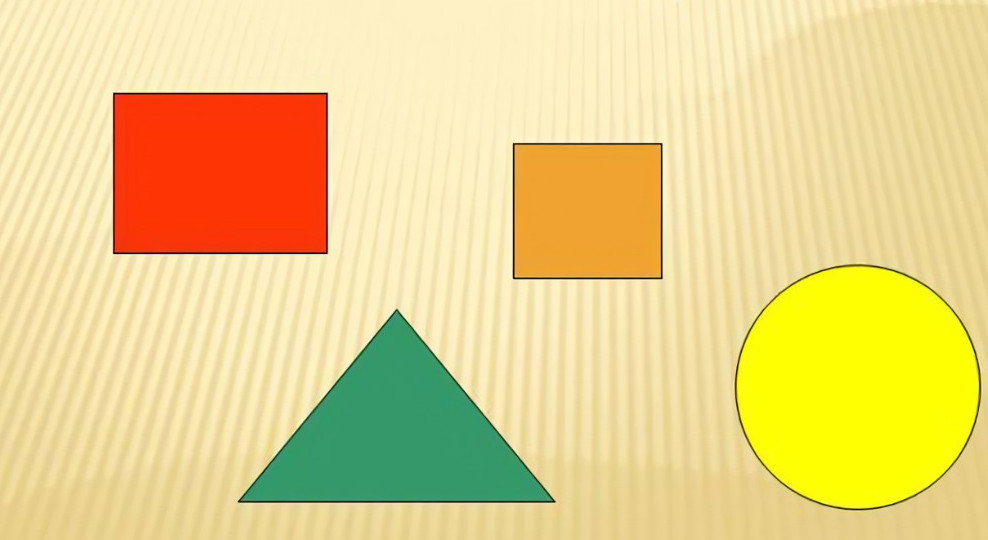
#> input picture myimg.jpg, 988 x 540 px
$ python main.py
#> lines starting #> are read from the running program, lines starting #| are printed output that depends on the picture; after the words box and inside, x2 and y2 are one past the last pixel; in counts of white or black regions, pixels touching at a corner belong together
import cv2 as cv2
import numpy as np

img=cv2.imread("myimg.jpg")
#> img is the input picture: shape (540, 988, 3); mean B, G, R 137.9, 209.9, 232.7
gray_img = cv2.cvtColor(img, cv2.COLOR_BGR2GRAY)
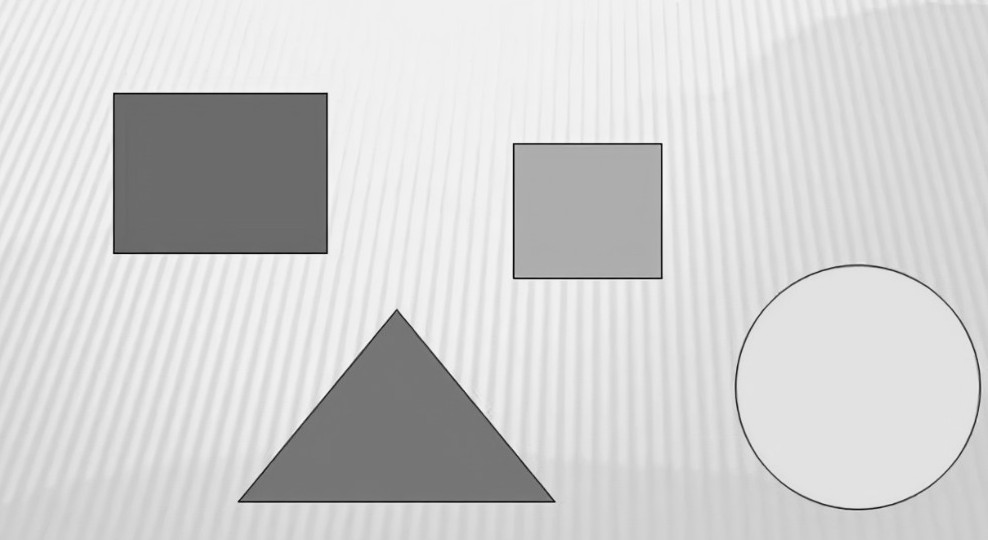
#> gray_img: shape (540, 988); min 7, max 250, mean 208.5
cv2.imshow('2. gray image', gray_img)
cv2.waitKey(0)

edges = cv2.Canny(gray_img, 50, 200)
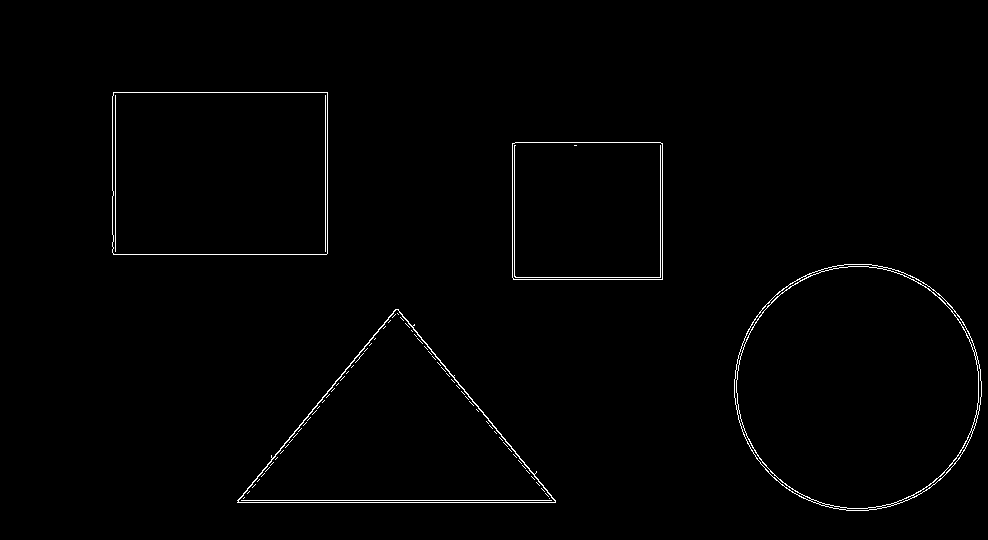
#> edges: shape (540, 988); 0.98% white in thin lines or dots, all inside (x1, y1, x2, y2) = (112, 92, 982, 511)
cv2.imshow('3. edges', edges)
cv2.waitKey(0)

contours, hierarchy = cv2.findContours(edges.copy(), cv2.RETR_EXTERNAL, cv2.CHAIN_APPROX_NONE)
#> contours = 4 contours; box (x1, y1, x2, y2) and area: (734, 264, 982, 511) 47766, (112, 92, 328, 255) 34810, (237, 309, 556, 503) 31200, (512, 142, 663, 280) 20544

for cnt in contours:

    approx = cv2.approxPolyDP(cnt, 0.03*cv2.arcLength(cnt, True), True)
    print(len(approx))
    # detect shapes using cv2
    if len(approx) == 3:
        shape = 'Triangle'
        M = cv2.moments(approx)
        cx = int(M['m10']/M['m00'])
        cy = int(M['m01']/M['m00'])

    elif len(approx) == 4:
        x, y, w, h = cv2.boundingRect(cnt)
        if w/h >0.9 and w/h <1.1:
            shape = 'Square'
            M = cv2.moments(approx)
            cx = int(M['m10'] / M['m00'])
            cy = int(M['m01'] / M['m00'])
        else:
            shape = 'Rectangle'
            M = cv2.moments(approx)
            cx = int(M['m10'] / M['m00'])
            cy = int(M['m01'] / M['m00'])


    elif len(approx) >4:
        shape = 'Circle'
        M = cv2.moments(approx)
        cx = int(M['m10'] / M['m00'])
        cy = int(M['m01'] / M['m00'])

    cv2.putText(img, shape, (cx-30, cy),cv2.FONT_HERSHEY_SIMPLEX, 0.7, (0, 255, 0), 1)

    cv2.drawContours(img, cnt, -1, (0, 255, 0), 2)
#> this loop made 4 passes
#> (approx, x, y, w, h, shape, cx, cy) on passes 3 to 4: ([[512, 143], [513, 279], [662, 279], [662, 143]], 512, 142, 151, 138, 'Square', 587, 210), ([[113, 92], [113, 254], [327, 253], [327, 92]], 112, 92, 216, 163, 'Rectangle', 219, 172)
#> (approx, shape, cx, cy) on pass 1: ([[237, 500], [555, 502], [398, 309]], 'Triangle', 396, 437)
#| 3
#| 8
#| 4
#| 4
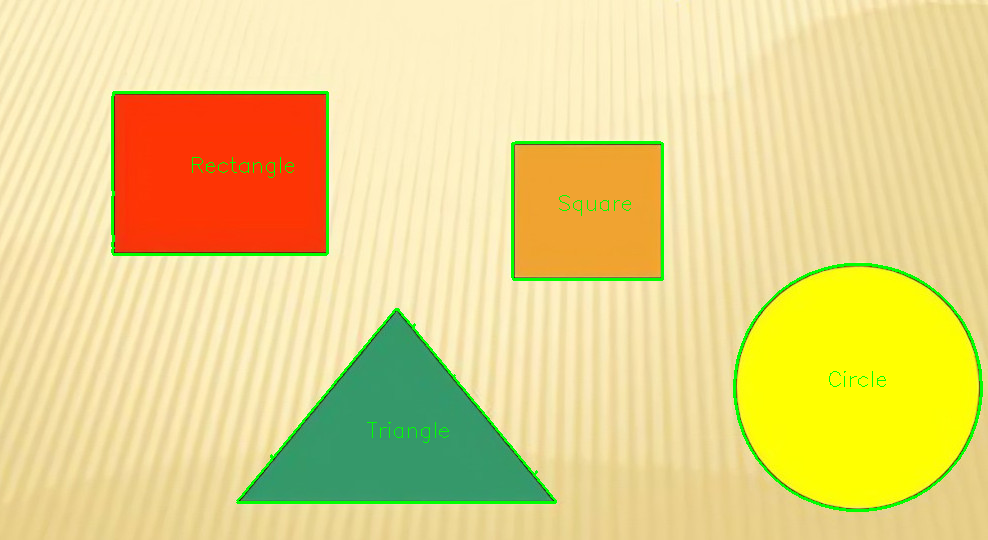
#> img: shape (540, 988, 3); 1.68% of pixels changed, all inside (x1, y1, x2, y2) = (111, 91, 983, 512)
cv2.imshow("Output",img)
cv2.waitKey(0)
